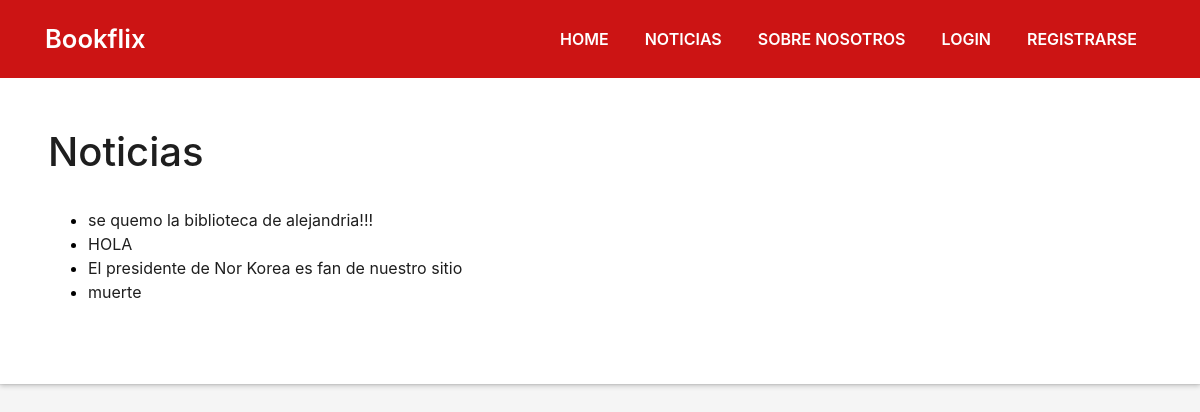
Before: /news/ with the older database file.
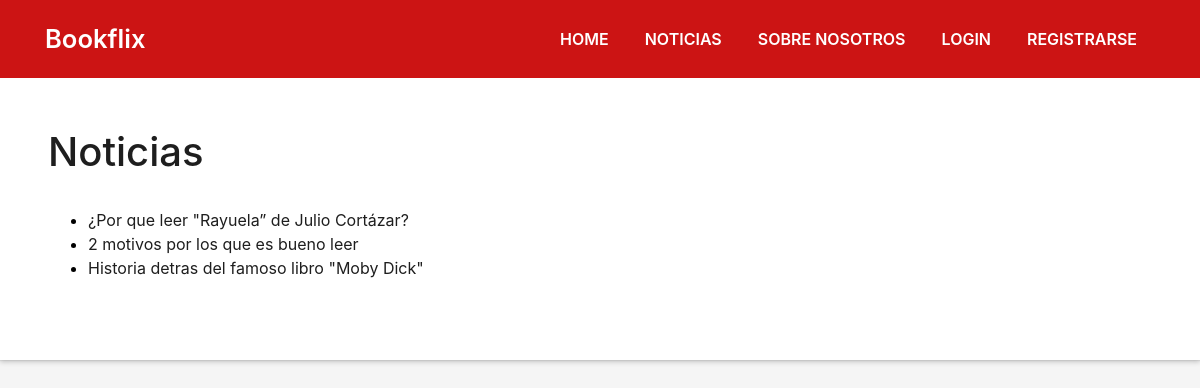
After: the same page with the newer database file.
### gestion_noticia/models.py (models this page shows)
class Noticia(models.Model):
	titulo = models.CharField(max_length=50)
	cuerpo = models.TextField(blank=True)
	fecha_de_creacion = models.DateField()
	def __str__(self):
		return '%s' % (self.titulo)

### gestion_noticia/views.py (the view)
# urls.py: path('news/', news),
def news(request):
	n= noticias()
	contexto={"noticias":n}
	return render(request, "news.html",contexto)

### gestion_noticia/views.py (called while the page is built)
def noticias():
	n=Noticia.objects.all().order_by('-fecha_de_creacion')
	return n

### templates/news.html (shortened to what this page needs)
{% extends "padre.html" %}
{% load static %}
{% block content %}
<body id="page-top">
  <section id="perfil" class="about-mf sect-pt4 route">
    <div class="box-shadow-full">
      <div class="row">
        <div class="col-sm-12">
          <h1>Noticias</h1>
          <br />
          <ul>
            {% for  noticia in noticias%}
            <li><a href="{{noticia.id}}">{{noticia}}</a></li>
            {% endfor %}
          </ul>
  </section>
  {% endblock %}

Changed rows visible on the page:
removed Noticia: titulo "se quemo la biblioteca de alejandria!!!"
removed Noticia: titulo "HOLA"
removed Noticia: titulo "El presidente de Nor Korea es fan de nuestro sitio"
removed Noticia: titulo "muerte"
added Noticia: titulo "¿Por que leer \"Rayuela” de Julio Cortázar?"
added Noticia: titulo "2 motivos por los que es bueno leer"
added Noticia: titulo "Historia detras del famoso libro \"Moby Dick\""
